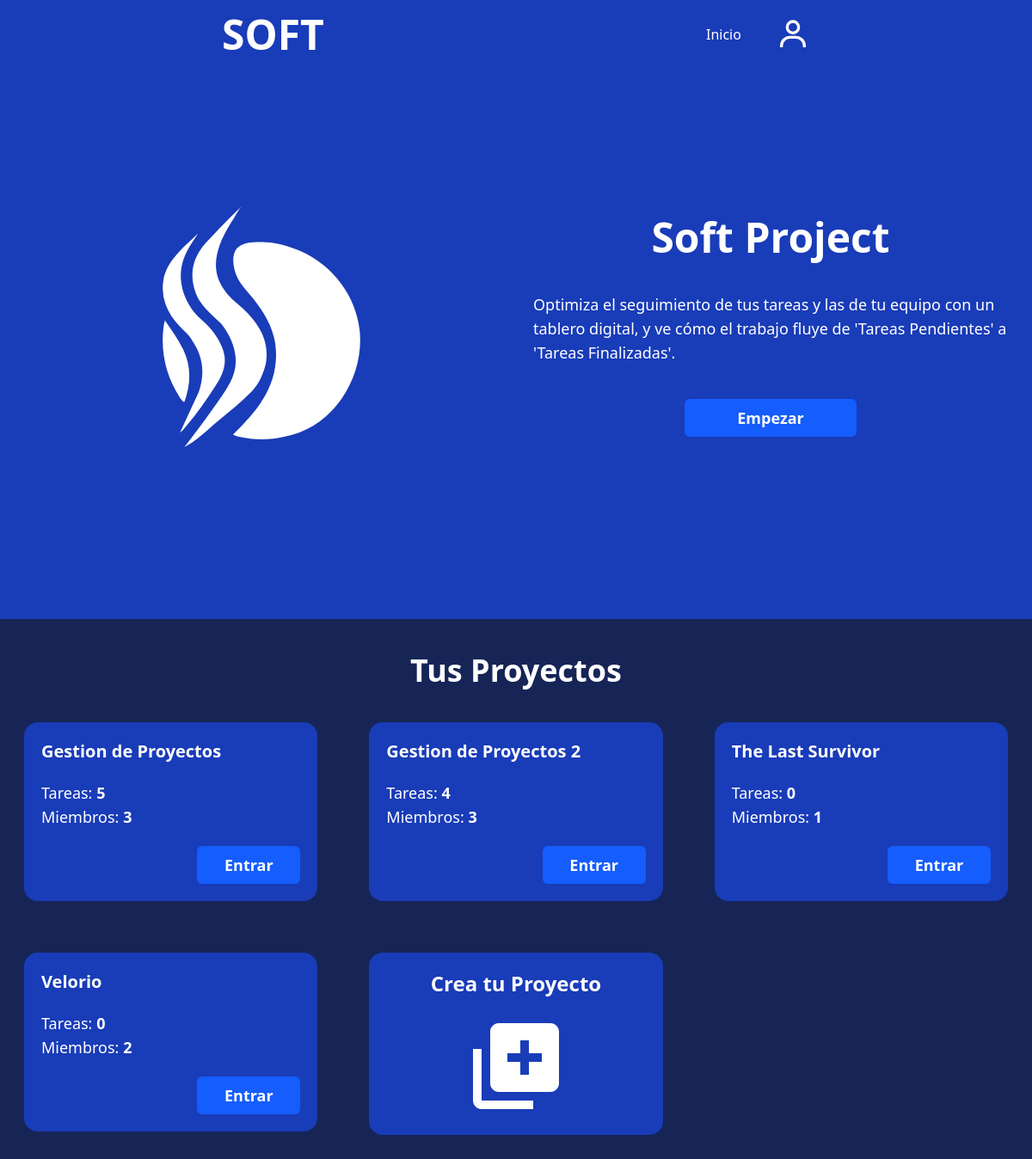
The app's page / (signed in), older data.
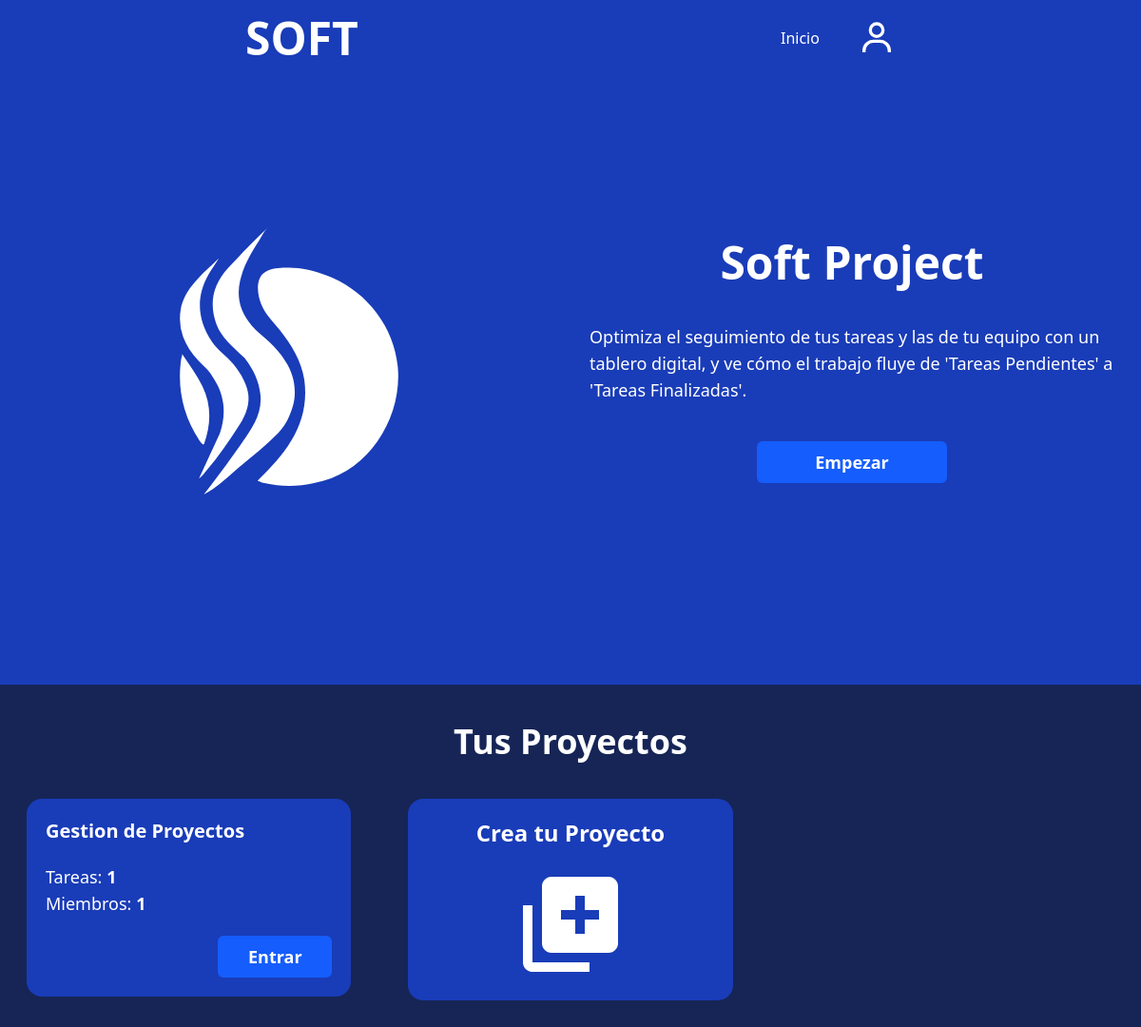
The same page, newer data.
### GestionProyecto/models.py (models this page shows)
class miembros_proyecto(models.Model):
    id_proyecto = models.ForeignKey(Proyectos, on_delete=models.CASCADE)
    usuario = models.ForeignKey(Usuarios, on_delete=models.CASCADE)
    is_admin = models.BooleanField(default=False)

class Proyectos(models.Model):
    id_proyecto = models.AutoField(primary_key=True)
    nombre = models.CharField(max_length=100)
    estado = models.BooleanField(default=True)
    fecha_creacion = models.DateTimeField(auto_now_add=True)
    fecha_modificacion = models.DateTimeField(auto_now=True)

### GestionProyecto/views.py (the view, shortened to what this page needs)
# urls.py: path("", views.inicio, name="Inicio"),
def inicio(request):
    if request.user.is_authenticated:
        userProyectos = miembros_proyecto.objects.filter(usuario=request.user)
        datosProyecto = {}
        for proy in userProyectos:
            datosProyecto[proy.id_proyecto] = {
                'TareasTotal': tareas_proyecto.objects.filter(id_proyecto=proy.id_proyecto).count(),
                'MiembrosTotal': miembros_proyecto.objects.filter(id_proyecto=proy.id_proyecto).count(),
            }
        return render(request, 'inicio.html', {
            'proyectos': userProyectos,
            'datosProyecto': datosProyecto.items(),
        })
    else:
        return render(request, 'inicio.html')

### GestionProyecto/templates/inicio.html (shortened to what this page needs)
{% extends "index.html" %}
{% load static %}
{% block Contenido %}
<header class="h-max  bg-blue-800 text-white flex flex-col items-center px-7 pb-10">
    <nav class="flex flex-col w-full md:flex-row justify-center md:justify-around items-center gap-4 p-4">
        <h2 class="text-5xl  font-black">SOFT</h2>
        <div class="flex items-center gap-10 font-medium">
            <a href="#">Inicio</a>
            {% if user.is_authenticated %}
            <a href='{% url "Perfil" %}' class="cursor-pointer">
                <svg class="fill-white h-10 w-10" xmlns="http://www.w3.org/2000/svg" viewBox="0 0 24 24">
                    <path d="M12 2a5 5 0 1 0 5 5 5 5 0 0 0-5-5m0 8a3 3 0 1 1 3-3 3 3 0 0 1-3 3m9 11v-1a7 7 0 0 0-7-7h-4a7 7 0 0 0-7 7v1h2v-1a5 5 0 0 1 5-5h4a5 5 0 0 1 5 5v1z"/>
                </svg>
            </a>
            {% else %}
            <a href="{% url "Login" %}">Login</a>
            <a href="{% url "Registro" %}">Registro</a>
            {% endif %}
        </div>
    </nav>
    <section class="grid place-items-center justify-center md:grid-flow-col md:my-40 auto-cols-fr  gap-10">
        <figure class="w-70 h-70 my-10 md:my-0">
        </figure>
        <article class="flex flex-col gap-10 place-items-center">
            <h3 class="text-5xl  font-black">Soft Project</h3>
            <p class="text-lg">Optimiza el seguimiento de tus tareas y las de tu equipo con un tablero digital, y ve cómo el trabajo fluye de 'Tareas Pendientes' a 'Tareas Finalizadas'.</p>
            <a href="#proyectos" class="botonStyle text-center">Empezar</a>
        </article>
    </section>
</header>
<main class="h-max text-white flex flex-col items-center px-7 py-10">
    {% if user.is_authenticated %}
        <section id="proyectos" class="w-full">
            <h3 class="text-4xl font-bold text-center mb-10">Tus Proyectos</h3>
            <article class="grid my-5 gap-15 md:grid-cols-2 lg:grid-cols-3 2xl:grid-cols-4">
                {% for proyecto in proyectos %}
                <div class="bg-blue-800 w-full h-max rounded-2xl p-5">
                        <h4 class="text-xl font-bold mb-5">{{ proyecto.id_proyecto.nombre }}</h4>
                        {% for datos in datosProyecto %}
                            {% if proyecto.id_proyecto == datos.0 %}
                                <span class="text-lg font-medium">Tareas: <strong>{{datos.1.TareasTotal}}</strong> </span>
                                <p class="text-lg font-medium">Miembros: <strong>{{datos.1.MiembrosTotal}}</strong> </p>
                            {% endif %}
                        {% endfor %}
                        <div class="w-full flex flex-row-reverse">
                            <a href='{% url "ProyectoTablero" proyecto.id_proyecto.id_proyecto %}' class="botonStyle w-30 mt-5 text-center">Entrar</a>
                        </div>
                    </div>
                {% endfor %}
                <div onclick="openModalCrearProyecto()" class="bg-blue-800 cursor-pointer select-none w-full h-max rounded-2xl p-5 flex flex-col justify-center items-center">
                    <h4 class="text-2xl font-bold mb-5">Crea tu Proyecto</h4>
                    <figure>
                        <svg class="fill-white w-30 h-30" xmlns="http://www.w3.org/2000/svg" viewBox="0 0 24 24">
                            <path d="M20 2H8c-1.103 0-2 .897-2 2v12c0 1.103.897 2 2 2h12c1.103 0 2-.897 2-2V4c0-1.103-.897-2-2-2m-2 9h-3v3h-2v-3h-3V9h3V6h2v3h3zM4 22h12v-2H4V8H2v12c0 1.103.897 2 2 2"/>
                        </svg>
                    </figure>
                </div>
            </article>
        </section>
    {% endif %}
</main>
{% endblock Contenido %}

### GestionProyecto/templates/index.html (shortened to what this page needs)
{% load static %}
<!DOCTYPE html>
<html lang="en" class="scroll-smooth">
<head>
    <link rel="stylesheet" href="{% static 'style.css' %}">
</head>
<body class="bg-blue-950 h-screen">
    {% block Contenido %}
    {% endblock Contenido %}
</body>
</html>

Row changes from the older to the newer data that the page shows:
removed Proyectos: id_proyecto "5", datos "3", shown under "Gestion de Proyectos"
removed miembros_proyecto: id_proyecto.nombre "Gestion de Proyectos 2"
removed Proyectos: datos "4", datos "3", shown under "Gestion de Proyectos 2"
removed miembros_proyecto: id_proyecto.nombre "The Last Survivor"
removed Proyectos: datos "0", estado "1", shown under "The Last Survivor"
removed miembros_proyecto: id_proyecto.nombre "Velorio"
removed Proyectos: datos "0", datos "2", shown under "Velorio"
added Proyectos: datos "1", shown under "Gestion de Proyectos"
